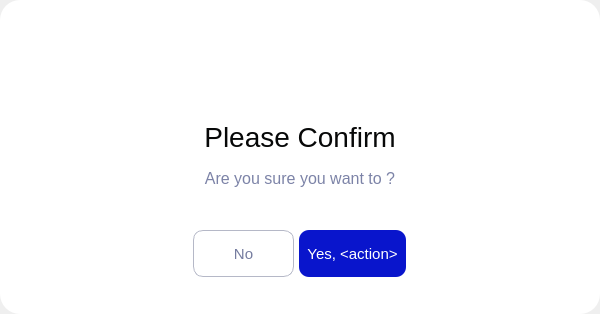
        <widget class="QWidget" name="confirm_page">
         <layout class="QVBoxLayout" name="confirm_layout">
          <property name="spacing">
           <number>0</number>
          </property>
          <property name="leftMargin">
           <number>0</number>
          </property>
          <property name="topMargin">
           <number>0</number>
          </property>
          <property name="rightMargin">
           <number>0</number>
          </property>
          <property name="bottomMargin">
           <number>0</number>
          </property>
          <item alignment="Qt::AlignHCenter|Qt::AlignVCenter">
           <widget class="QFrame" name="confirm_frame">
            <property name="minimumSize">
             <size>
              <width>600</width>
              <height>314</height>
             </size>
            </property>
            <property name="maximumSize">
             <size>
              <width>600</width>
              <height>314</height>
             </size>
            </property>
            <property name="styleSheet">
             <string notr="true">QFrame {
	border-radius: 20px;
	background-color: rgb(255, 255, 255);
}</string>
            </property>
            <property name="frameShape">
             <enum>QFrame::NoFrame</enum>
            </property>
            <property name="frameShadow">
             <enum>QFrame::Raised</enum>
            </property>
            <layout class="QVBoxLayout" name="confirm_layout_2">
             <property name="spacing">
              <number>0</number>
             </property>
             <property name="leftMargin">
              <number>30</number>
             </property>
             <property name="topMargin">
              <number>30</number>
             </property>
             <property name="rightMargin">
              <number>30</number>
             </property>
             <property name="bottomMargin">
              <number>30</number>
             </property>
             <item>
              <widget class="QLabel" name="confirm_icon">
               <property name="minimumSize">
                <size>
                 <width>49</width>
                 <height>49</height>
                </size>
               </property>
               <property name="maximumSize">
                <size>
                 <width>16777215</width>
                 <height>16777215</height>
                </size>
               </property>
               <property name="styleSheet">
                <string notr="true">image: url(:/image/question_icon.svg);</string>
               </property>
               <property name="text">
                <string/>
               </property>
               <property name="alignment">
                <set>Qt::AlignCenter</set>
               </property>
              </widget>
             </item>
             <item>
              <widget class="QLabel" name="confirm_header">
               <property name="styleSheet">
                <string notr="true">font-size: 28px;
color: #070808;
margin-bottom: 10px;
margin-top: 30px;</string>
               </property>
               <property name="text">
                <string>Please Confirm</string>
               </property>
               <property name="alignment">
                <set>Qt::AlignCenter</set>
               </property>
              </widget>
             </item>
             <item>
              <widget class="QLabel" name="confirm_text">
               <property name="minimumSize">
                <size>
                 <width>540</width>
                 <height>0</height>
                </size>
               </property>
               <property name="styleSheet">
                <string notr="true">font-size: 16px;
color: #7C83A7;
margin-bottom: 30px;</string>
               </property>
               <property name="text">
                <string>Are you sure you want to &lt;user action&gt;?</string>
               </property>
               <property name="alignment">
                <set>Qt::AlignCenter</set>
               </property>
               <property name="wordWrap">
                <bool>true</bool>
               </property>
              </widget>
             </item>
             <item alignment="Qt::AlignHCenter">
              <widget class="QFrame" name="confirm_bottom_frame">
               <property name="frameShape">
                <enum>QFrame::NoFrame</enum>
               </property>
               <property name="frameShadow">
                <enum>QFrame::Raised</enum>
               </property>
               <layout class="QHBoxLayout" name="confirm_bottom_layout">
                <property name="spacing">
                 <number>5</number>
                </property>
                <property name="leftMargin">
                 <number>0</number>
                </property>
                <property name="topMargin">
                 <number>0</number>
                </property>
                <property name="rightMargin">
                 <number>0</number>
                </property>
                <property name="bottomMargin">
                 <number>0</number>
                </property>
                <item>
                 <widget class="QPushButton" name="confirm_cancel_butt">
                  <property name="cursor">
                   <cursorShape>PointingHandCursor</cursorShape>
                  </property>
                  <property name="styleSheet">
                   <string notr="true">QPushButton {
	min-width: 99px;
	min-height: 45px;
	max-width: 99px;
	max-height: 45px;
	border-radius: 10px;
	border: 1px solid #B5B8C7;
	font-size: 15px;
	color: #FFFFFF;
	color: #757C9F;
}

QPushButton:hover {
	color: #0915CC;
	border: 1px solid #0915CC;
}</string>
                  </property>
                  <property name="text">
                   <string>No</string>
                  </property>
                 </widget>
                </item>
                <item>
                 <widget class="QPushButton" name="confirm_accept_butt">
                  <property name="maximumSize">
                   <size>
                    <width>16777215</width>
                    <height>47</height>
                   </size>
                  </property>
                  <property name="cursor">
                   <cursorShape>PointingHandCursor</cursorShape>
                  </property>
                  <property name="styleSheet">
                   <string notr="true">QPushButton {
	min-width: 107px;
	min-height: 47px;
	max-width: 107px;
	max-height: 47px;
	border-radius: 10px;
	font-size: 15px;
	color: #FFFFFF;
	background: #0915CC;
}

QPushButton:hover {
background: rgba(9, 21, 204, 0.8);
}</string>
                  </property>
                  <property name="text">
                   <string>Yes, &lt;action&gt;</string>
                  </property>
                 </widget>
                </item>
               </layout>
              </widget>
             </item>
            </layout>
           </widget>
          </item>
         </layout>
        </widget>
